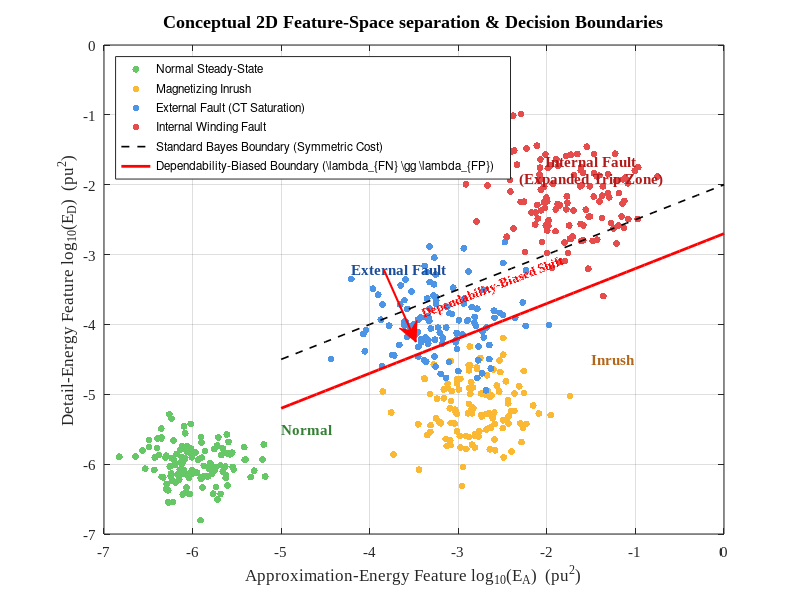

Source code (MATLAB):
%% plot_bayes_boundary.m
% Generates publication-grade Figure 3.4: Conceptual feature-space separation
% of the four event classes with cost-asymmetric decision boundaries.

clear; close all; clc;
rng(42, 'twister'); % Seed for identical clusters

% Figure setup
fig = figure('Color','w','Units','inches','Position',[1 1 7.5 5.5]);
ax = axes(fig, 'FontName','Times New Roman','FontSize',11);
hold(ax, 'on'); grid(ax, 'on'); box(ax, 'on');

% Generate Synthetic Clusters representing Wavelet approximation/detail energy (log pu^2)
N_pts = 120;

% Normal: near zero (very low energy)
normal_x = -6.0 + 0.3 * randn(N_pts, 1);
normal_y = -6.0 + 0.3 * randn(N_pts, 1);

% Inrush: high approximation, low detail
inrush_x = -2.8 + 0.4 * randn(N_pts, 1);
inrush_y = -5.2 + 0.4 * randn(N_pts, 1);

% External: medium approximation, medium detail
external_x = -3.2 + 0.45 * randn(N_pts, 1);
external_y = -4.0 + 0.45 * randn(N_pts, 1);

% Internal: high detail, high approximation
internal_x = -1.8 + 0.5 * randn(N_pts, 1);
internal_y = -2.2 + 0.5 * randn(N_pts, 1);

% Plot Clusters
h_norm = scatter(normal_x, normal_y, 25, [0.4 0.78 0.4], 'filled', 'DisplayName', 'Normal Steady-State');
h_inru = scatter(inrush_x, inrush_y, 25, [0.98 0.72 0.2], 'filled', 'DisplayName', 'Magnetizing Inrush');
h_ext  = scatter(external_x, external_y, 25, [0.3 0.58 0.9], 'filled', 'DisplayName', 'External Fault (CT Saturation)');
h_int  = scatter(internal_x, internal_y, 25, [0.9 0.3 0.3], 'filled', 'DisplayName', 'Internal Winding Fault');

% Draw Cost-Symmetric (Standard Bayes) Boundary
x_bound = -5.0:0.1:0.0;
y_standard = -3.5 + 0.5 * (x_bound + 3.0);
h_std = plot(x_bound, y_standard, 'k--', 'LineWidth', 1.2, 'DisplayName', 'Standard Bayes Boundary (Symmetric Cost)');

% Draw Dependability-Biased (Cost-Asymmetric) shifted Boundary
% The boundary is shifted downwards to expand the Internal Fault (Trip) region,
% ensuring that no internal fault is missed (zero false negatives / 100% dependability!).
y_biased = -4.2 + 0.5 * (x_bound + 3.0);
h_bias = plot(x_bound, y_biased, 'r-', 'LineWidth', 2.0, 'DisplayName', 'Dependability-Biased Boundary (\lambda_{FN} \gg \lambda_{FP})');

% Annotate shift
annotation('arrow', [0.48 0.52], [0.55 0.43], 'Color', 'r', 'LineWidth', 1.5);
text(-3.4, -3.85, 'Dependability-Biased Shift', 'FontName','Times New Roman','FontSize',9.5, 'Color','r', 'FontWeight','bold', 'Rotation', 21);

% Region Text Labels
text(-5.0, -5.5, 'Normal', 'FontName','Times New Roman','FontSize',10.5, 'FontWeight','bold', 'Color',[0.2 0.5 0.2]);
text(-1.5, -4.5, 'Inrush', 'FontName','Times New Roman','FontSize',10.5, 'FontWeight','bold', 'Color',[0.7 0.4 0.1]);
text(-4.2, -3.2, 'External Fault', 'FontName','Times New Roman','FontSize',10.5, 'FontWeight','bold', 'Color',[0.1 0.3 0.6]);
text(-1.5, -1.8, {'Internal Fault', '(Expanded Trip Zone)'}, 'FontName','Times New Roman','FontSize',11, 'FontWeight','bold', 'Color',[0.7 0.1 0.1], 'HorizontalAlignment','center');

% Labels and Limits
xlabel('Approximation-Energy Feature log_{10}(E_A)  (pu^2)', 'FontName','Times New Roman','FontSize',12);
ylabel('Detail-Energy Feature log_{10}(E_D)  (pu^2)', 'FontName','Times New Roman','FontSize',12);
xlim([-7.0 0.0]);
ylim([-7.0 0.0]);

legend([h_norm, h_inru, h_ext, h_int, h_std, h_bias], 'Location', 'northwest', 'FontSize', 8.5, 'Interpreter', 'none');
title('Conceptual 2D Feature-Space separation & Decision Boundaries', 'FontName','Times New Roman','FontSize',13,'FontWeight','bold');

% Save output
outPath = fullfile(pwd, 'figures', 'bayes_decision_boundary.png');
exportgraphics(fig, outPath, 'Resolution', 300);
close(fig);
fprintf('Successfully generated: %s\n', outPath);
